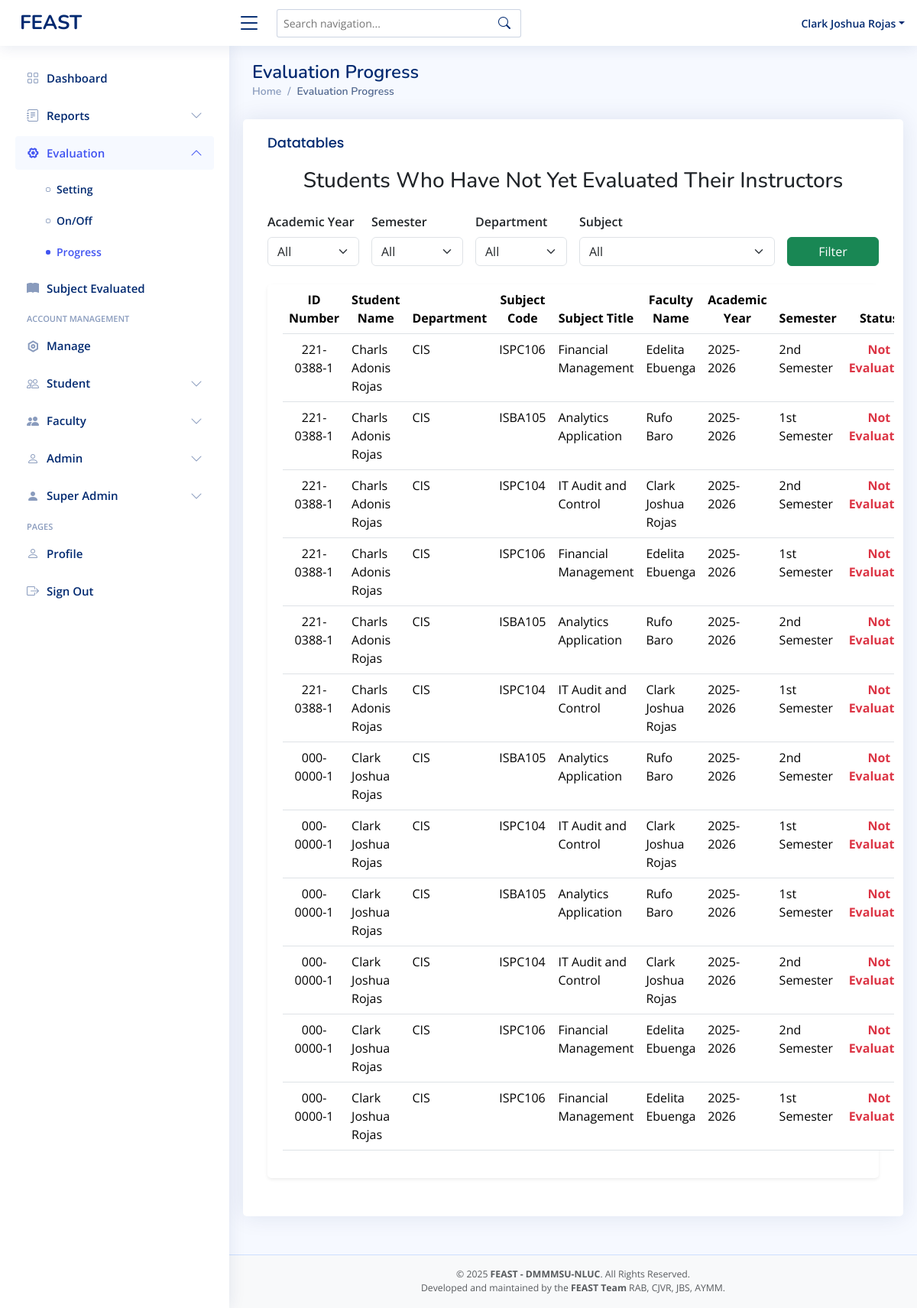
Screenshot of /superadmin-evaluationprogress.php (signed in) with the database file from the repository.
### tables this page shows
CREATE TABLE `student_subject` (
  `idnumber` int(11) NOT NULL,
  `student_id` varchar(11) NOT NULL,
  `subject_code` varchar(11) NOT NULL,
  `academic_year` varchar(9) DEFAULT NULL,
  `semester` varchar(20) DEFAULT NULL,
  `faculty_id` varchar(11) DEFAULT NULL,
  `admin_id` varchar(50) DEFAULT NULL
);

CREATE TABLE `student` (
  `idnumber` varchar(11) NOT NULL,
  `first_name` varchar(50) NOT NULL,
  `mid_name` varchar(50) NOT NULL,
  `last_name` varchar(50) NOT NULL,
  `password` varchar(255) NOT NULL,
  `department` varchar(255) NOT NULL,
  `section` varchar(11) NOT NULL,
  `role` varchar(50) NOT NULL DEFAULT 'student'
);

CREATE TABLE `subject` (
  `idnumber` int(11) NOT NULL,
  `code` varchar(11) NOT NULL,
  `title` varchar(255) NOT NULL,
  `faculty_id` varchar(11) DEFAULT NULL,
  `admin_id` varchar(11) DEFAULT NULL,
  `department` varchar(255) DEFAULT NULL
);

### superadmin-evaluationprogress.php (the view, shortened to what this page needs)
<?php
include 'conn/conn.php';
$department = isset($_GET['department']) && $_GET['department'] !== 'All' ? mysqli_real_escape_string($conn, $_GET['department']) : null;
$sql = " SELECT
    s.idnumber AS student_id,
    CONCAT(s.first_name, ' ', s.last_name) AS student_name,
    s.department AS student_department,
    subj.code AS subject_code,
    subj.title AS subject_title,
    f.idnumber AS faculty_id,
    CONCAT(f.first_name, ' ', f.last_name) AS faculty_name,
    ss.academic_year,
    ss.semester
FROM student_subject ss
INNER JOIN student s ON s.idnumber = ss.student_id
INNER JOIN subject subj ON subj.code = ss.subject_code
INNER JOIN faculty f ON f.idnumber = ss.faculty_id
LEFT JOIN evaluation e
    ON e.student_id = ss.student_id
    AND e.faculty_id = ss.faculty_id
    AND e.subject_code = ss.subject_code
    AND e.academic_year = ss.academic_year
    AND e.semester = ss.semester
WHERE e.id IS NULL  /* ❗ means student has not yet evaluated */ ";
$sql .= " ORDER BY s.last_name, s.first_name ASC";
$result = mysqli_query($conn, $sql);
?>
<!DOCTYPE html>
<html lang="en">
<head>
  <?php include 'head.php' ?>
</head>
<body>
  <?php include 'superadmin-header.php' ?>
  <?php include 'superadmin-sidebar.php' ?>
  <main id="main" class="main">
    <section class="section dashboard">
      <div class="row">
        <div class="pagetitle">
          <h1>Evaluation Progress</h1>
          <nav>
            <ol class="breadcrumb">
              <li class="breadcrumb-item"><a href="superadmin-dashboard.php">Home</a></li>
              <li class="breadcrumb-item active">Evaluation Progress</li>
            </ol>
          </nav>
        </div>
        <div class="card">
          <div class="card-body table-responsive">
            <h5 class="card-title">Datatables</h5>
            <h3 class="mb-4 text-center">Students Who Have Not Yet Evaluated Their Instructors</h3>
            <form method="get" class="row g-3 mb-4">
              <div class="col-md-2">
                <label for="year" class="form-label fw-semibold">Academic Year</label>
                <select class="form-select" name="year" id="year">
                  <option value="All">All</option>
                </select>
              </div>
              <div class="col-md-2">
                <label for="semester" class="form-label fw-semibold">Semester</label>
                <select class="form-select" name="semester" id="semester">
                  <option value="All">All</option>
                </select>
              </div>
              <div class="col-md-2">
                <label for="department" class="form-label fw-semibold">Department</label>
                <select class="form-select" name="department" id="department">
                  <option value="All">All</option>
                </select>
              </div>
              <div class="col-md-4">
                <label for="subject" class="form-label fw-semibold">Subject</label>
                <select class="form-select" name="subject" id="subject">
                  <option value="All">All</option>
                </select>
              </div>
              <div class="col-md-2 d-flex align-items-end">
                <button type="submit" class="btn btn-success w-100">Filter</button>
              </div>
            </form>
            <div class="card shadow-sm">
              <div class="card-body">
                <table class="table datatable">
                  <thead class="table text-center">
                    <tr>
                      <th>ID Number</th>
                      <th>Student Name</th>
                      <th>Department</th>
                      <th>Subject Code</th>
                      <th>Subject Title</th>
                      <th>Faculty Name</th>
                      <th>Academic Year</th>
                      <th>Semester</th>
                      <th>Status</th>
                    </tr>
                  </thead>
                  <tbody>
                    <?php
                    if (mysqli_num_rows($result) > 0) {
                      while ($row = mysqli_fetch_assoc($result)) {
                        echo "<tr>
                                <td class='text-center'>{$row['student_id']}</td>
                                <td>{$row['student_name']}</td>
                                <td>{$row['student_department']}</td>
                                <td>{$row['subject_code']}</td>
                                <td>{$row['subject_title']}</td>
                                <td>{$row['faculty_name']}</td>
                                <td>{$row['academic_year']}</td>
                                <td>{$row['semester']}</td>
                                <td class='text-danger fw-bold text-center'>Not Evaluated</td>
                            </tr>";
                      }
                    } else {
                      echo "<tr><td colspan='9' class='text-center text-muted'>All students in {$department} have completed their evaluations.</td></tr>";
                    }
                    ?>
                  </tbody>
                </table>
              </div>
            </div>
          </div>
        </div>
      </div>
    </section>
  </main>
  <?php include 'footer.php' ?>
</body>
</html>

### rows the page displays
student_subject: student.idnumber "221-0388-1", student_name "Charls Adonis Rojas", student.department "CIS", subject.code "ISPC106", subject.title "Financial Management", faculty_name "Edelita Ebuenga", academic_year "2025-2026", semester "2nd Semester"
student_subject: student.idnumber "221-0388-1", student_name "Charls Adonis Rojas", student.department "CIS", subject.code "ISBA105", subject.title "Analytics Application", faculty_name "Rufo Baro", academic_year "2025-2026", semester "1st Semester"
student_subject: student.idnumber "221-0388-1", student_name "Charls Adonis Rojas", student.department "CIS", subject.code "ISPC104", subject.title "IT Audit and Control", faculty_name "Clark Joshua Rojas", academic_year "2025-2026", semester "2nd Semester"
student_subject: student.idnumber "221-0388-1", student_name "Charls Adonis Rojas", student.department "CIS", subject.code "ISPC106", subject.title "Financial Management", faculty_name "Edelita Ebuenga", academic_year "2025-2026", semester "1st Semester"
student_subject: student.idnumber "221-0388-1", student_name "Charls Adonis Rojas", student.department "CIS", subject.code "ISBA105", subject.title "Analytics Application", faculty_name "Rufo Baro", academic_year "2025-2026", semester "2nd Semester"
student_subject: student.idnumber "221-0388-1", student_name "Charls Adonis Rojas", student.department "CIS", subject.code "ISPC104", subject.title "IT Audit and Control", faculty_name "Clark Joshua Rojas", academic_year "2025-2026", semester "1st Semester"
student_subject: student.idnumber "000-0000-1", student_name "Clark Joshua Rojas", student.department "CIS", subject.code "ISBA105", subject.title "Analytics Application", faculty_name "Rufo Baro", academic_year "2025-2026", semester "2nd Semester"
student_subject: student.idnumber "000-0000-1", student_name "Clark Joshua Rojas", student.department "CIS", subject.code "ISPC104", subject.title "IT Audit and Control", faculty_name "Clark Joshua Rojas", academic_year "2025-2026", semester "1st Semester"
student_subject: student.idnumber "000-0000-1", student_name "Clark Joshua Rojas", student.department "CIS", subject.code "ISBA105", subject.title "Analytics Application", faculty_name "Rufo Baro", academic_year "2025-2026", semester "1st Semester"
student_subject: student.idnumber "000-0000-1", student_name "Clark Joshua Rojas", student.department "CIS", subject.code "ISPC104", subject.title "IT Audit and Control", faculty_name "Clark Joshua Rojas", academic_year "2025-2026", semester "2nd Semester"
student_subject: student.idnumber "000-0000-1", student_name "Clark Joshua Rojas", student.department "CIS", subject.code "ISPC106", subject.title "Financial Management", faculty_name "Edelita Ebuenga", academic_year "2025-2026", semester "2nd Semester"
student_subject: student.idnumber "000-0000-1", student_name "Clark Joshua Rojas", student.department "CIS", subject.code "ISPC106", subject.title "Financial Management", faculty_name "Edelita Ebuenga", academic_year "2025-2026", semester "1st Semester"

### other values shown
$_SESSION['first_name'] "Clark Joshua"
$_SESSION['last_name'] "Rojas"
